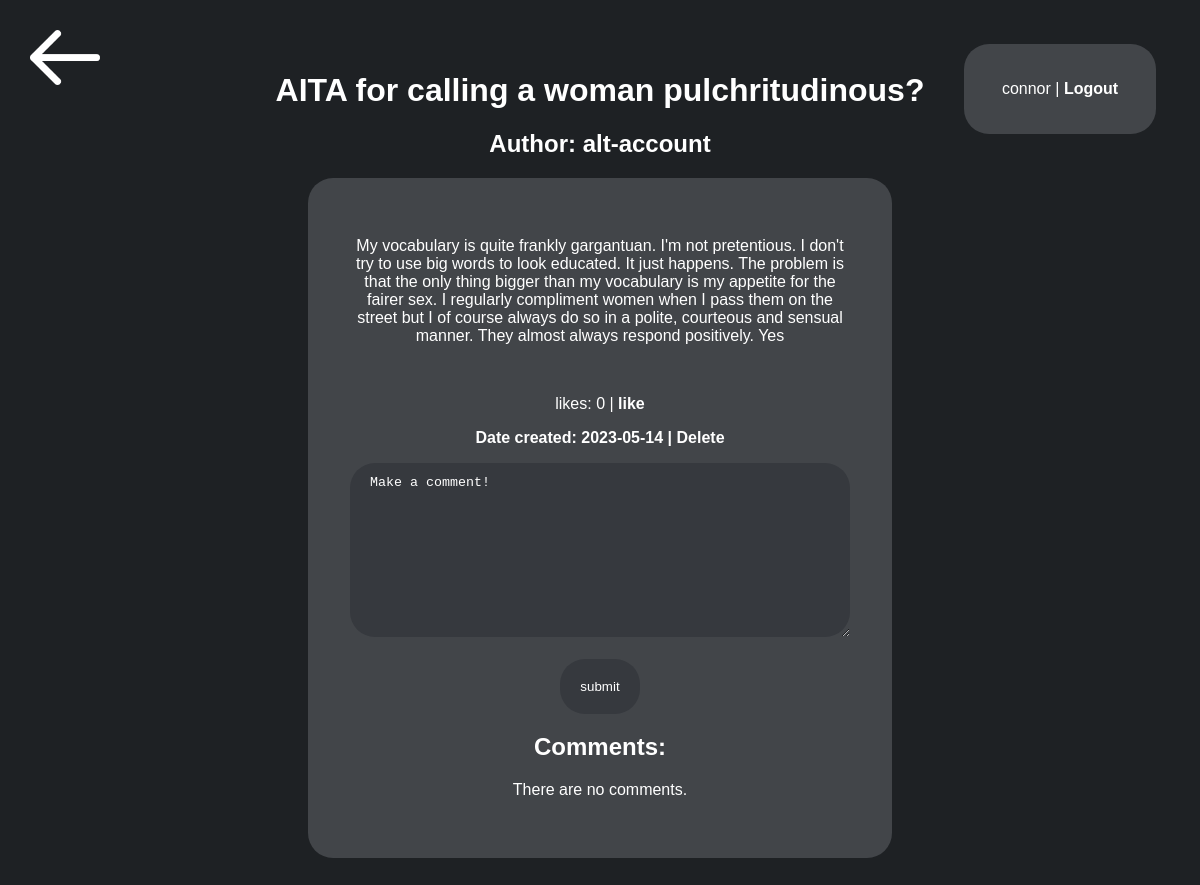
The app's page /post/2 (signed in) with its own data.
### app.py (models this page shows, shortened)
class entry(db.Model):
    id = db.Column(db.Integer, primary_key=True)
    title = db.Column(db.String(150), nullable=False)
    content = db.Column(db.String(400), nullable=False)
    date_created = db.Column(db.DateTime, default=datetime.now)
    votes = db.Column(db.Integer, default=0)
    author = db.Column(db.Integer, nullable=False)
    author_name = db.Column(db.String(20), nullable=False)
    comments = db.relationship('comment', backref="entry", lazy=True, cascade='all, delete')

class User(UserMixin, db.Model):
    id = db.Column(db.Integer, primary_key=True)
    name = db.Column(db.String(20), nullable=False)
    pw_hash = db.Column(db.String(400), nullable=False)

### app.py (the view)
@app.route('/post/<int:id>', methods=['POST', 'GET'])
def fullpagepost(id):
    comments = comment.query.filter_by(entry_id=id).all()
    specific_post = entry.query.get_or_404(id)
    return render_template('post.html', post=specific_post, comments=comments, logged_in=current_user.is_authenticated, name=current_user.name)

### app.py (called while the page is built)
@login_manager.user_loader
def load_user(user_id):
    return User.query.get(int(user_id))

### templates/post.html (shortened to what this page needs)
{% extends 'base.html' %}
{% block body %}
<a href="/recipient"><img src="{{ url_for('static', filename='images/back-arrow.png') }}" class="back"></a>
<h1>{{ post.title }}</h1>
<h2>Author: {{ post.author_name }}</h2>
<div class="box">
    <p>{{ post.content }}</p>
    <br>
    <p>likes: {{ post.votes }} | <a href="/upvote-post/{{ post.id }}">like</a></p>
    <p><b>Date created: {{ post.date_created.date() }} | <a href="/del/{{ post.id }}">Delete</a></b></p>
    <form action="/comment/{{ post.id }}" method="POST">
        <textarea name="content" id="content" rows="10" cols="50" autofocus maxlength="400">
Make a comment!
        </textarea>
        <br><br>
        <input type="submit" value="submit">
    </form>
    <h2>Comments:</h2>
    {% if comments|length < 1 %}
        <p>There are no comments.</p>
    {% endif %}
</div>
{% if logged_in %}
    <div class="login-bar">
        {{ name }} | <a href="/logout">Logout</a>
    </div>
{% else %}
    <div class="login-bar">
        <a href="/login">Login</a> | <a href="/signup">Signup</a>
    </div>
{% endif %}
<div class="messages">
</div>
{% endblock %}

### static/css/main.css (style rules this page uses)
body { background-color: rgb(30,33,36); font-family: sans-serif; text-align: center; margin: 6%; color: white; }
.box { background-color: rgb(66, 69, 73); width: 40%; min-width: 500px; margin:auto; border-radius: 25px; padding: 4%; }
img.back { position:absolute; width: 70px; top: 20px; left: 20px; padding:10px; }
a { color:white; font-weight:bold; text-decoration: none; }
.login-bar { background-color: rgb(66, 69, 73); margin: 2%; padding: 3%; width: 10%; border-radius: 25px; position: fixed; top: 20px; right: 20px; }
input[type=submit] { background-color: rgb(54,57,62); border: none; padding: 20px; border-radius:25px; color: white; }
textarea { width: 100%; padding: 12px 20px; box-sizing: border-box; background-color: rgb(54, 57, 62); color:white; border: none; border-radius: 25px; }
.messages { margin: 2%; padding: 3%; width: 10%; border-radius: 25px; position: fixed; top: 20px; left: 20px; }

### records on screen
entry: title "AITA for calling a woman pulchritudinous?", author_name "alt-account", content "My vocabulary is quite frankly gargantuan. I'm not pretentious. I don't try to use big words to look educated. It just happens. The problem is that the only thing bigger than my vocabulary is my appetite for the fairer sex. I regularly compliment women when I pass them on the street but I of course always do so in a polite, courteous and sensual manner. They almost always respond positively. Yes", votes "0", date_created "2023-05-14"
User: name "connor"
